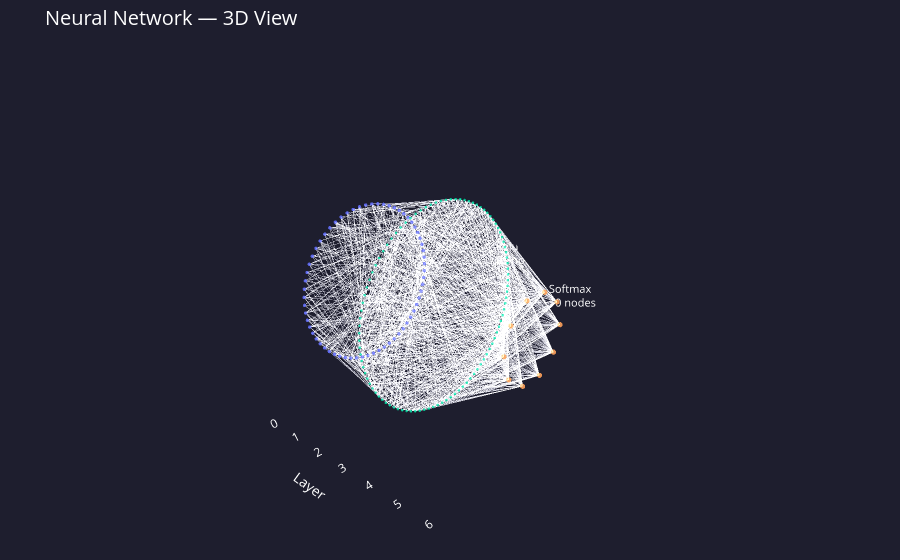
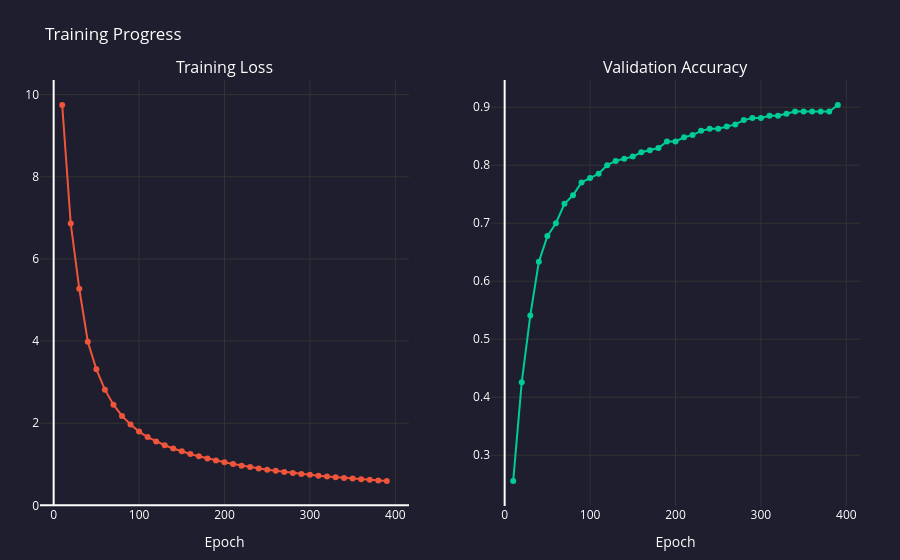

The notebook cell these images were saved under, in order:
### Markdown cell above
---
## 3b. Wizualizacje interaktywne

Poniższe wykresy otwierają się w przeglądarce:
- **Architektura 3D** – obracaj myszą, przewijaj aby przybliżyć.
- **Postęp trenowania** – najedź kursorem na punkt aby zobaczyć dokładne wartości.

### Code cell
from Code.Visualization.network_visualization import show_architecture_3d, show_training_progress

# 'best' is set by the Bayesian optimisation cell above

# ── 3D architecture of the best experiment ────────────────────────────
best_sizes = best['sizes']
best_acts  = best['act']

print(f"Showing 3D architecture for: {best['name']}")
show_architecture_3d(best_sizes, best_acts)

# ── Animated training progress of the best experiment ─────────────────
print(f"Showing training progress for: {best['name']}")
show_training_progress(best['trainer'].loss_history, best['trainer'].val_acc_history)

### Figure 1 — Plotly figure (JSON) as saved in the notebook; plotly's stock layout.template omitted (floating-point values rounded to 4 significant figures; data arrays with more than 128 entries replaced by an {"elided": "..."} marker saying what was removed)
{"data": [{"hoverinfo": "none", "line": {"color": "rgba(180,180,180,0.12)", "width": 0.8}, "mode": "lines", "name": "connections", "type": "scatter3d", "x": {"elided": "3600 int values"}, "y": {"elided": "3600 float values"}, "z": {"elided": "3600 float values"}}, {"hovertemplate": "%{text}<extra></extra>", "marker": {"color": {"elided": "173 str values"}, "line": {"width": 0}, "opacity": 0.9, "size": {"elided": "173 int values"}}, "mode": "markers", "name": "nodes", "text": {"elided": "173 str values"}, "type": "scatter3d", "x": {"elided": "173 int values"}, "y": {"elided": "173 float values"}, "z": {"elided": "173 float values"}}, {"hoverinfo": "none", "mode": "text", "name": "labels", "text": ["Input<br>64 nodes", "Relu<br>99 nodes", "Softmax<br>10 nodes"], "textfont": {"color": "white", "size": 11}, "type": "scatter3d", "x": [0, 3, 6], "y": [3, 3.585, 1.8], "z": [0, 0, 0]}], "layout": {"font": {"color": "white"}, "margin": {"b": 0, "l": 0, "r": 0, "t": 50}, "paper_bgcolor": "#1e1e2e", "scene": {"bgcolor": "#1e1e2e", "camera": {"eye": {"x": 1.6, "y": -1.8, "z": 1}, "up": {"x": 0, "y": 0, "z": 1}}, "xaxis": {"backgroundcolor": "#1e1e2e", "gridcolor": "#333", "showgrid": false, "title": {"text": "Layer"}, "zeroline": false}, "yaxis": {"backgroundcolor": "#1e1e2e", "gridcolor": "#333", "showgrid": false, "showticklabels": false, "title": {"text": ""}, "zeroline": false}, "zaxis": {"backgroundcolor": "#1e1e2e", "gridcolor": "#333", "showgrid": false, "showticklabels": false, "title": {"text": ""}, "zeroline": false}}, "showlegend": false, "title": {"font": {"color": "white", "size": 20}, "text": "Neural Network — 3D View"}}}

### Figure 2 — Plotly figure (JSON) as saved in the notebook; plotly's stock layout.template omitted (floating-point values rounded to 4 significant figures)
{"data": [{"hovertemplate": "Epoch %{x}<br>Loss: %{y:.4f}<extra></extra>", "line": {"color": "#EF553B", "width": 2}, "marker": {"size": 6}, "mode": "lines+markers", "name": "Loss", "type": "scatter", "x": [10, 20, 30, 40, 50, 60, 70, 80, 90, 100, 110, 120, 130, 140, 150, 160, 170, 180, 190, 200, 210, 220, 230, 240, 250, 260, 270, 280, 290, 300, 310, 320, 330, 340, 350, 360, 370, 380, 390], "xaxis": "x", "y": [9.745, 6.86, 5.273, 3.983, 3.312, 2.816, 2.451, 2.177, 1.968, 1.795, 1.661, 1.554, 1.464, 1.385, 1.314, 1.25, 1.193, 1.14, 1.092, 1.047, 1.005, 0.9667, 0.9312, 0.8983, 0.8677, 0.8393, 0.8128, 0.7881, 0.7649, 0.7432, 0.7229, 0.7037, 0.6855, 0.6684, 0.6521, 0.6364, 0.6215, 0.6072, 0.5936], "yaxis": "y"}, {"hovertemplate": "Epoch %{x}<br>Accuracy: %{y:.4f}<extra></extra>", "line": {"color": "#00CC96", "width": 2}, "marker": {"size": 6}, "mode": "lines+markers", "name": "Val Accuracy", "type": "scatter", "x": [10, 20, 30, 40, 50, 60, 70, 80, 90, 100, 110, 120, 130, 140, 150, 160, 170, 180, 190, 200, 210, 220, 230, 240, 250, 260, 270, 280, 290, 300, 310, 320, 330, 340, 350, 360, 370, 380, 390], "xaxis": "x2", "y": [0.2556, 0.4259, 0.5407, 0.6333, 0.6778, 0.7, 0.7333, 0.7481, 0.7704, 0.7778, 0.7852, 0.8, 0.8074, 0.8111, 0.8148, 0.8222, 0.8259, 0.8296, 0.8407, 0.8407, 0.8481, 0.8518, 0.8593, 0.863, 0.863, 0.8667, 0.8704, 0.8778, 0.8815, 0.8815, 0.8852, 0.8852, 0.8889, 0.8926, 0.8926, 0.8926, 0.8926, 0.8926, 0.9037], "yaxis": "y2"}], "layout": {"annotations": [{"font": {"size": 16}, "showarrow": false, "text": "Training Loss", "x": 0.225, "xanchor": "center", "xref": "paper", "y": 1, "yanchor": "bottom", "yref": "paper"}, {"font": {"size": 16}, "showarrow": false, "text": "Validation Accuracy", "x": 0.775, "xanchor": "center", "xref": "paper", "y": 1, "yanchor": "bottom", "yref": "paper"}], "font": {"color": "white"}, "margin": {"b": 40, "l": 40, "r": 40, "t": 80}, "paper_bgcolor": "#1e1e2e", "plot_bgcolor": "#1e1e2e", "showlegend": false, "title": {"text": "Training Progress"}, "xaxis": {"anchor": "y", "domain": [0, 0.45], "gridcolor": "#333", "title": {"text": "Epoch"}}, "xaxis2": {"anchor": "y2", "domain": [0.55, 1], "gridcolor": "#333", "title": {"text": "Epoch"}}, "yaxis": {"anchor": "x", "domain": [0, 1], "gridcolor": "#333"}, "yaxis2": {"anchor": "x2", "domain": [0, 1], "gridcolor": "#333"}}}
